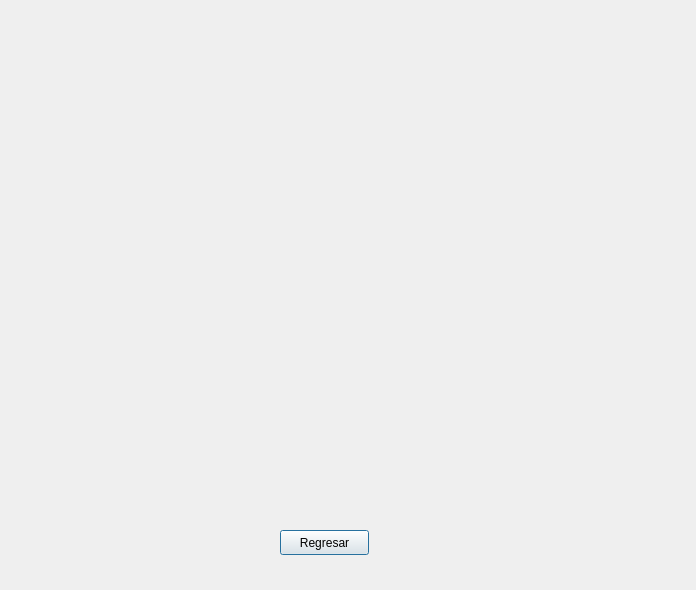
<?xml version="1.0" encoding="UTF-8"?>
<ui version="4.0">
 <class>graphicsdialog</class>
 <widget class="QDialog" name="graphicsdialog">
  <property name="geometry">
   <rect>
    <x>0</x>
    <y>0</y>
    <width>696</width>
    <height>590</height>
   </rect>
  </property>
  <property name="windowTitle">
   <string>GeneralStats</string>
  </property>
  <widget class="QFrame" name="horizontalFrame">
   <property name="geometry">
    <rect>
     <x>20</x>
     <y>10</y>
     <width>651</width>
     <height>491</height>
    </rect>
   </property>
   <layout class="QHBoxLayout" name="horizontalLayout"/>
  </widget>
  <widget class="QPushButton" name="btnRegresar">
   <property name="geometry">
    <rect>
     <x>280</x>
     <y>530</y>
     <width>89</width>
     <height>25</height>
    </rect>
   </property>
   <property name="text">
    <string>Regresar</string>
   </property>
  </widget>
 </widget>
 <resources/>
 <connections/>
</ui>
